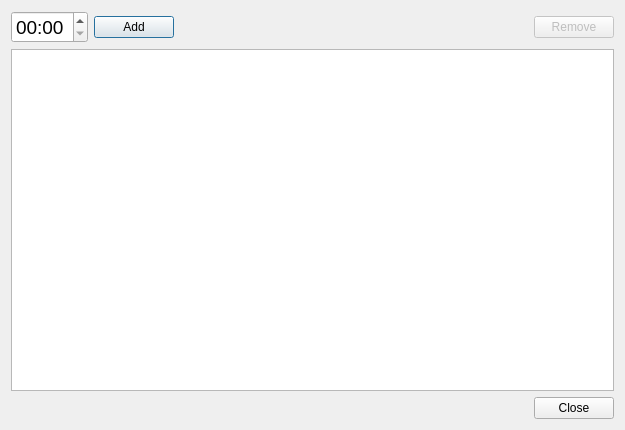
<?xml version="1.0" encoding="UTF-8"?>
<ui version="4.0">
 <class>SetAlarms</class>
 <widget class="QDialog" name="SetAlarms">
  <property name="geometry">
   <rect>
    <x>0</x>
    <y>0</y>
    <width>625</width>
    <height>430</height>
   </rect>
  </property>
  <property name="windowTitle">
   <string>Set Alarms</string>
  </property>
  <layout class="QGridLayout" name="gridLayout">
   <item row="0" column="0">
    <layout class="QVBoxLayout" name="verticalLayout">
     <item>
      <layout class="QHBoxLayout" name="horizontalLayout">
       <item>
        <widget class="QTimeEdit" name="timeEdit">
         <property name="font">
          <font>
           <pointsize>14</pointsize>
          </font>
         </property>
         <property name="displayFormat">
          <string>hh:mm</string>
         </property>
        </widget>
       </item>
       <item>
        <widget class="QPushButton" name="add_button">
         <property name="text">
          <string>Add</string>
         </property>
        </widget>
       </item>
       <item>
        <spacer name="horizontalSpacer">
         <property name="orientation">
          <enum>Qt::Horizontal</enum>
         </property>
         <property name="sizeHint" stdset="0">
          <size>
           <width>40</width>
           <height>20</height>
          </size>
         </property>
        </spacer>
       </item>
       <item>
        <widget class="QPushButton" name="remove_button">
         <property name="enabled">
          <bool>false</bool>
         </property>
         <property name="text">
          <string>Remove</string>
         </property>
        </widget>
       </item>
      </layout>
     </item>
     <item>
      <widget class="QListWidget" name="alarms_list"/>
     </item>
     <item>
      <layout class="QHBoxLayout" name="horizontalLayout_2">
       <item>
        <spacer name="horizontalSpacer_2">
         <property name="orientation">
          <enum>Qt::Horizontal</enum>
         </property>
         <property name="sizeHint" stdset="0">
          <size>
           <width>40</width>
           <height>20</height>
          </size>
         </property>
        </spacer>
       </item>
       <item>
        <widget class="QPushButton" name="close_button">
         <property name="text">
          <string>Close</string>
         </property>
        </widget>
       </item>
      </layout>
     </item>
    </layout>
   </item>
  </layout>
 </widget>
 <tabstops>
  <tabstop>timeEdit</tabstop>
  <tabstop>add_button</tabstop>
  <tabstop>close_button</tabstop>
  <tabstop>remove_button</tabstop>
  <tabstop>alarms_list</tabstop>
 </tabstops>
 <resources/>
 <connections/>
</ui>
